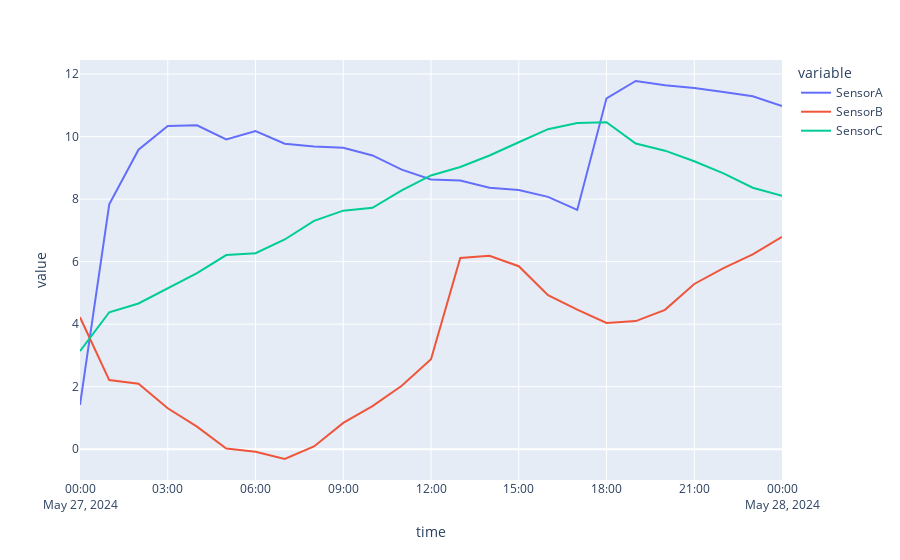

Notebook source saved alongside this figure:
### Code cell
df=df.set_index(pd.DatetimeIndex(df['time'])).drop(columns='time')
df_res=df.resample('5min',label='right',closed='right').mean()
df_60res=df.resample('60min',label='right',closed='right').mean()
fig3=px.line(df_60res)
fig3.show()

### Figure 1 — Plotly figure (JSON) as saved in the notebook; plotly's stock layout.template omitted (floating-point values rounded to 4 significant figures)
{"data": [{"hovertemplate": "variable=SensorA<br>time=%{x}<br>value=%{y}<extra></extra>", "legendgroup": "SensorA", "line": {"color": "#636efa", "dash": "solid"}, "marker": {"symbol": "circle"}, "mode": "lines", "name": "SensorA", "orientation": "v", "showlegend": true, "type": "scatter", "x": ["2024-05-27T00:00:00", "2024-05-27T01:00:00", "2024-05-27T02:00:00", "2024-05-27T03:00:00", "2024-05-27T04:00:00", "2024-05-27T05:00:00", "2024-05-27T06:00:00", "2024-05-27T07:00:00", "2024-05-27T08:00:00", "2024-05-27T09:00:00", "2024-05-27T10:00:00", "2024-05-27T11:00:00", "2024-05-27T12:00:00", "2024-05-27T13:00:00", "2024-05-27T14:00:00", "2024-05-27T15:00:00", "2024-05-27T16:00:00", "2024-05-27T17:00:00", "2024-05-27T18:00:00", "2024-05-27T19:00:00", "2024-05-27T20:00:00", "2024-05-27T21:00:00", "2024-05-27T22:00:00", "2024-05-27T23:00:00", "2024-05-28T00:00:00"], "xaxis": "x", "y": [1.416, 7.833, 9.582, 10.34, 10.36, 9.911, 10.18, 9.771, 9.685, 9.647, 9.399, 8.946, 8.627, 8.598, 8.365, 8.291, 8.072, 7.656, 11.23, 11.78, 11.64, 11.56, 11.43, 11.29, 10.98], "yaxis": "y"}, {"hovertemplate": "variable=SensorB<br>time=%{x}<br>value=%{y}<extra></extra>", "legendgroup": "SensorB", "line": {"color": "#EF553B", "dash": "solid"}, "marker": {"symbol": "circle"}, "mode": "lines", "name": "SensorB", "orientation": "v", "showlegend": true, "type": "scatter", "x": ["2024-05-27T00:00:00", "2024-05-27T01:00:00", "2024-05-27T02:00:00", "2024-05-27T03:00:00", "2024-05-27T04:00:00", "2024-05-27T05:00:00", "2024-05-27T06:00:00", "2024-05-27T07:00:00", "2024-05-27T08:00:00", "2024-05-27T09:00:00", "2024-05-27T10:00:00", "2024-05-27T11:00:00", "2024-05-27T12:00:00", "2024-05-27T13:00:00", "2024-05-27T14:00:00", "2024-05-27T15:00:00", "2024-05-27T16:00:00", "2024-05-27T17:00:00", "2024-05-27T18:00:00", "2024-05-27T19:00:00", "2024-05-27T20:00:00", "2024-05-27T21:00:00", "2024-05-27T22:00:00", "2024-05-27T23:00:00", "2024-05-28T00:00:00"], "xaxis": "x", "y": [4.22, 2.21, 2.093, 1.309, 0.7209, 0.01981, -0.08334, -0.3148, 0.08723, 0.8406, 1.377, 2.029, 2.875, 6.12, 6.189, 5.855, 4.93, 4.463, 4.037, 4.099, 4.459, 5.286, 5.795, 6.235, 6.796], "yaxis": "y"}, {"hovertemplate": "variable=SensorC<br>time=%{x}<br>value=%{y}<extra></extra>", "legendgroup": "SensorC", "line": {"color": "#00cc96", "dash": "solid"}, "marker": {"symbol": "circle"}, "mode": "lines", "name": "SensorC", "orientation": "v", "showlegend": true, "type": "scatter", "x": ["2024-05-27T00:00:00", "2024-05-27T01:00:00", "2024-05-27T02:00:00", "2024-05-27T03:00:00", "2024-05-27T04:00:00", "2024-05-27T05:00:00", "2024-05-27T06:00:00", "2024-05-27T07:00:00", "2024-05-27T08:00:00", "2024-05-27T09:00:00", "2024-05-27T10:00:00", "2024-05-27T11:00:00", "2024-05-27T12:00:00", "2024-05-27T13:00:00", "2024-05-27T14:00:00", "2024-05-27T15:00:00", "2024-05-27T16:00:00", "2024-05-27T17:00:00", "2024-05-27T18:00:00", "2024-05-27T19:00:00", "2024-05-27T20:00:00", "2024-05-27T21:00:00", "2024-05-27T22:00:00", "2024-05-27T23:00:00", "2024-05-28T00:00:00"], "xaxis": "x", "y": [3.14, 4.38, 4.661, 5.139, 5.636, 6.212, 6.269, 6.709, 7.307, 7.632, 7.724, 8.279, 8.759, 9.029, 9.396, 9.82, 10.24, 10.43, 10.46, 9.779, 9.551, 9.213, 8.823, 8.364, 8.107], "yaxis": "y"}], "layout": {"legend": {"title": {"text": "variable"}, "tracegroupgap": 0}, "margin": {"t": 60}, "xaxis": {"anchor": "y", "domain": [0, 1], "title": {"text": "time"}}, "yaxis": {"anchor": "x", "domain": [0, 1], "title": {"text": "value"}}}}
